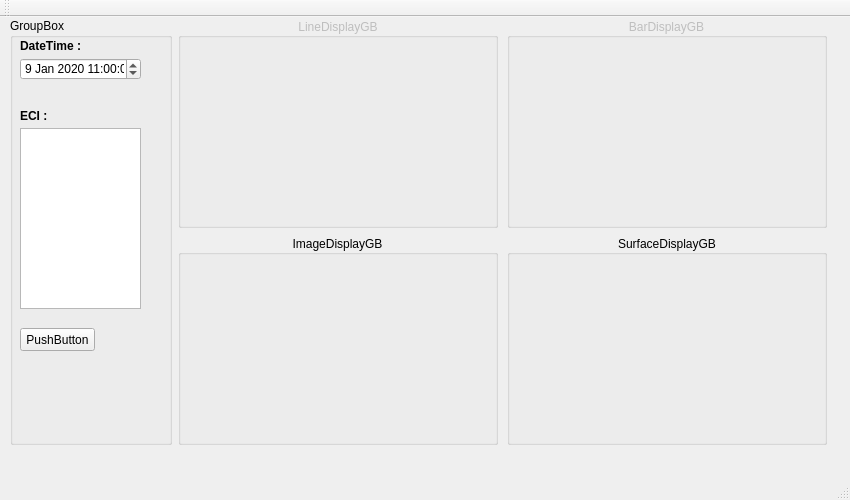
<?xml version="1.0" encoding="UTF-8"?>
<ui version="4.0">
 <class>MainWindow</class>
 <widget class="QMainWindow" name="MainWindow">
  <property name="geometry">
   <rect>
    <x>0</x>
    <y>0</y>
    <width>850</width>
    <height>500</height>
   </rect>
  </property>
  <property name="sizePolicy">
   <sizepolicy hsizetype="Preferred" vsizetype="Preferred">
    <horstretch>1</horstretch>
    <verstretch>1</verstretch>
   </sizepolicy>
  </property>
  <property name="windowTitle">
   <string>MainWindow</string>
  </property>
  <property name="windowOpacity">
   <double>1.000000000000000</double>
  </property>
  <widget class="QWidget" name="centralwidget">
   <widget class="QWidget" name="">
    <property name="geometry">
     <rect>
      <x>10</x>
      <y>0</y>
      <width>821</width>
      <height>431</height>
     </rect>
    </property>
    <layout class="QGridLayout" name="gridLayout">
     <item row="0" column="0" rowspan="2">
      <widget class="QGroupBox" name="groupBox">
       <property name="minimumSize">
        <size>
         <width>130</width>
         <height>300</height>
        </size>
       </property>
       <property name="title">
        <string>GroupBox</string>
       </property>
       <widget class="QDateTimeEdit" name="dateTimeEdit">
        <property name="geometry">
         <rect>
          <x>10</x>
          <y>40</y>
          <width>121</width>
          <height>22</height>
         </rect>
        </property>
        <property name="dateTime">
         <datetime>
          <hour>11</hour>
          <minute>0</minute>
          <second>0</second>
          <year>2020</year>
          <month>1</month>
          <day>9</day>
         </datetime>
        </property>
       </widget>
       <widget class="QLabel" name="label">
        <property name="geometry">
         <rect>
          <x>10</x>
          <y>20</y>
          <width>121</width>
          <height>16</height>
         </rect>
        </property>
        <property name="text">
         <string>&lt;html&gt;&lt;head/&gt;&lt;body&gt;&lt;p&gt;&lt;span style=&quot; font-weight:600;&quot;&gt;DateTime &lt;/span&gt;&lt;span style=&quot; font-weight:600;&quot;&gt;:&lt;/span&gt;&lt;/p&gt;&lt;/body&gt;&lt;/html&gt;</string>
        </property>
       </widget>
       <widget class="QLabel" name="label_2">
        <property name="geometry">
         <rect>
          <x>10</x>
          <y>90</y>
          <width>121</width>
          <height>16</height>
         </rect>
        </property>
        <property name="text">
         <string>&lt;html&gt;&lt;head/&gt;&lt;body&gt;&lt;p&gt;&lt;span style=&quot; font-weight:600;&quot;&gt;ECI :&lt;/span&gt;&lt;/p&gt;&lt;/body&gt;&lt;/html&gt;</string>
        </property>
       </widget>
       <widget class="QListView" name="listView">
        <property name="geometry">
         <rect>
          <x>10</x>
          <y>110</y>
          <width>121</width>
          <height>181</height>
         </rect>
        </property>
       </widget>
       <widget class="QPushButton" name="pushButton">
        <property name="geometry">
         <rect>
          <x>10</x>
          <y>310</y>
          <width>75</width>
          <height>23</height>
         </rect>
        </property>
        <property name="text">
         <string>PushButton</string>
        </property>
       </widget>
      </widget>
     </item>
     <item row="1" column="1" colspan="2">
      <widget class="QGroupBox" name="ImageDisplayGB">
       <property name="maximumSize">
        <size>
         <width>320</width>
         <height>210</height>
        </size>
       </property>
       <property name="title">
        <string>ImageDisplayGB</string>
       </property>
       <property name="alignment">
        <set>Qt::AlignCenter</set>
       </property>
      </widget>
     </item>
     <item row="0" column="3" colspan="2">
      <widget class="QGroupBox" name="BarDisplayGB">
       <property name="enabled">
        <bool>false</bool>
       </property>
       <property name="maximumSize">
        <size>
         <width>320</width>
         <height>210</height>
        </size>
       </property>
       <property name="title">
        <string>BarDisplayGB</string>
       </property>
       <property name="alignment">
        <set>Qt::AlignCenter</set>
       </property>
      </widget>
     </item>
     <item row="1" column="3" colspan="2">
      <widget class="QGroupBox" name="SurfaceDisplayGB">
       <property name="minimumSize">
        <size>
         <width>0</width>
         <height>0</height>
        </size>
       </property>
       <property name="maximumSize">
        <size>
         <width>320</width>
         <height>210</height>
        </size>
       </property>
       <property name="title">
        <string>SurfaceDisplayGB</string>
       </property>
       <property name="alignment">
        <set>Qt::AlignCenter</set>
       </property>
      </widget>
     </item>
     <item row="0" column="1" colspan="2">
      <widget class="QGroupBox" name="LineDisplayGB">
       <property name="enabled">
        <bool>false</bool>
       </property>
       <property name="sizePolicy">
        <sizepolicy hsizetype="Preferred" vsizetype="Preferred">
         <horstretch>0</horstretch>
         <verstretch>0</verstretch>
        </sizepolicy>
       </property>
       <property name="maximumSize">
        <size>
         <width>320</width>
         <height>210</height>
        </size>
       </property>
       <property name="sizeIncrement">
        <size>
         <width>0</width>
         <height>0</height>
        </size>
       </property>
       <property name="title">
        <string>LineDisplayGB</string>
       </property>
       <property name="alignment">
        <set>Qt::AlignCenter</set>
       </property>
      </widget>
     </item>
    </layout>
   </widget>
  </widget>
  <widget class="QMenuBar" name="menubar">
   <property name="geometry">
    <rect>
     <x>0</x>
     <y>0</y>
     <width>850</width>
     <height>23</height>
    </rect>
   </property>
  </widget>
  <widget class="QStatusBar" name="statusbar"/>
  <widget class="QToolBar" name="toolBar">
   <property name="windowTitle">
    <string>toolBar</string>
   </property>
   <attribute name="toolBarArea">
    <enum>TopToolBarArea</enum>
   </attribute>
   <attribute name="toolBarBreak">
    <bool>false</bool>
   </attribute>
  </widget>
 </widget>
 <resources/>
 <connections/>
</ui>
